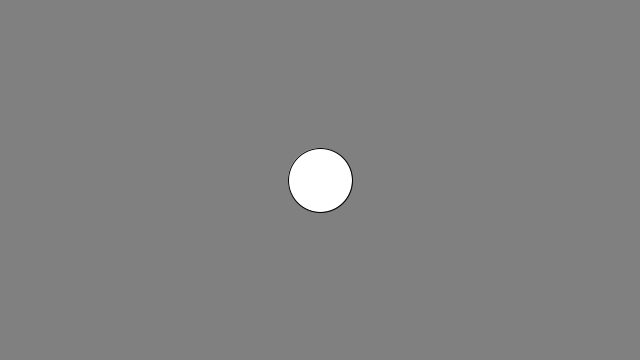
Frame 1 (no input)
Frame 60 (the mouse pressed at the canvas centre just before this capture): identical to frame 1, image omitted
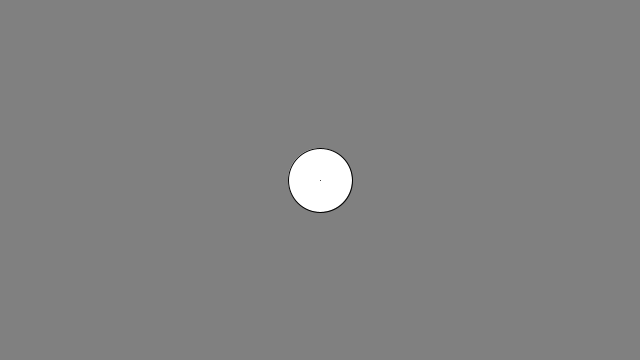
Frame 120 (the mouse held since frame 60 and released just before this capture)

The Processing sketch that drew these frames (run headless with seeded random() and noise(); from frame 60 on, the mouse is pressed at the canvas centre):

// Processing sketch: Vectors
// ── Vectors.pde
PVector winSize;

PVector origin = new PVector (320f, 180f);
float diameter = 64f;
float radius;

float magnitude;
PVector direction;
PVector velocity = new PVector (0f, 0f);

boolean mousePressedOLD;
boolean drawLine;

void setup()
{
    size(640, 360);
    winSize = new PVector (640f, 360f);

    frameRate (5);

    radius = diameter * 0.5f;
}

void draw()
{
    background (128, 128, 128, 255);

    CheckInput ();

    origin.add (velocity);

    CheckOOB ();

    ellipse (origin.x, origin.y, diameter, diameter);

    if (drawLine)
        line (mouseX, mouseY, origin.x, origin.y);
}

void CheckInput ()
{
    drawLine = false;

    if (mousePressed && !mousePressedOLD)
        OnMousePressed ();
    else if (mousePressed && mousePressedOLD)
        OnMouseHold ();

    mousePressedOLD = mousePressed;
}

void OnMousePressed ()
{
    origin = new PVector (mouseX, mouseY);
}

void OnMouseHold ()
{
    drawLine = true;

    CalcVelocity ();
}

void CalcVelocity ()
{
    PVector deltaPos = new PVector (mouseX - origin.x, mouseY - origin.y);

    magnitude = deltaPos.mag ();
    direction = deltaPos.normalize ();

    velocity.mult (direction, (magnitude * 0.1f), velocity);

    // print ("\ndirection: " + direction);
    // print ("\nmagnitude: " + magnitude);
    // print ("\ndeltaPos: " + deltaPos);
}

void CheckOOB ()
{
    if (origin.x >= (winSize.x - radius) && velocity.x > 0f)    // RIGHT
    {
        origin.x = winSize.x - radius;
        velocity.x *= -1f;
    }
    else if (origin.x <= radius && velocity.x < 0f)             // LEFT
    {
        origin.x = radius;
        velocity.x *= -1f;
    }

    if (origin.y >= (winSize.y - radius) && velocity.y > 0f)    // BOTTOM
    {
        origin.y = winSize.y - radius;
        velocity.y *= -1f;
    }
    else if (origin.y <= radius && velocity.y < 0f)             // TOP
    {
        origin.y = radius;
        velocity.y *= -1f;
    }
}
